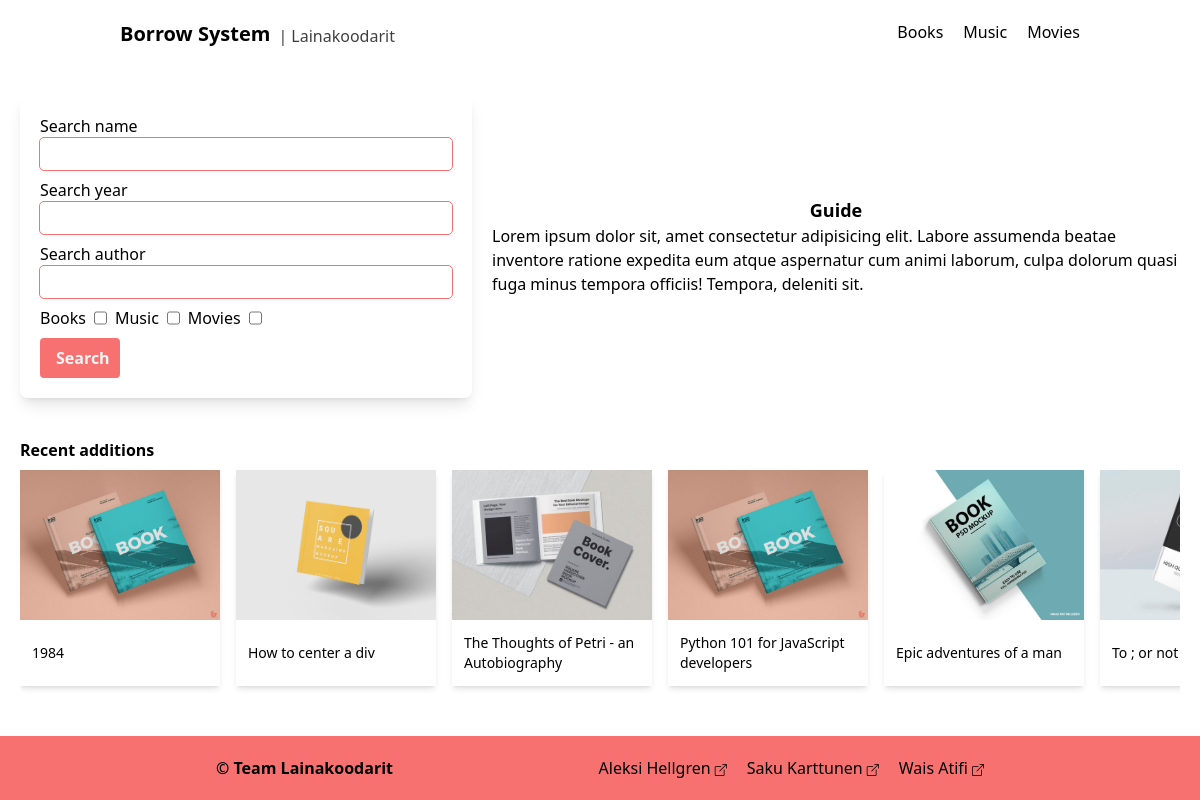
The page / on the database its author committed.
### borrow/models.py (models this page shows, shortened)
class Product(models.Model):
    name = models.CharField(max_length=50)
    genre = models.CharField(max_length=30)
    amount = models.SmallIntegerField(default=0)
    descrtiption = models.CharField(max_length=250)
    release_date = models.DateField(default=datetime.date.today)
    loaned_amount = models.SmallIntegerField(default=0)
    author = models.ManyToManyField(Author)
    genre = models.CharField(max_length=30, blank=True, null=True)
    language = models.CharField(max_length=30, blank=True, null=True)
    thumbnail_path = models.CharField(max_length=50)
    class Meta:
        ordering = ["name"]

### borrow/views.py (the view)
# urls.py: path('', views.IndexView.as_view(), name='index'),
class IndexView(generic.ListView):
    template_name = 'borrow/index.html'
    context_object_name = 'listings'
    def get_queryset(self):
        return Product.objects.order_by('-release_date')[:6]

### borrow/templates/borrow/index.html (shortened to what this page needs)
{% extends "base.html" %}
{% block content %}
<main class="grid md:grid-flow-col grid-cols-5 gap-x-5 px-5 max-w-[1200px] mx-auto">
  <form action="" class="col-span-6 md:col-span-2 grid grid-flow-row gap-y-2 shadow-lg rounded-lg p-5">
    <div class="flex flex-col">
      <label for="search_name">Search name</label>
      <input type="text" name="search_name" id="search_name" autofocus
      class="px-2 py-1 outline outline-1 outline-red-400 rounded hover:outline-2 focus:outline-2"/>
    </div>
    <div class="flex flex-col">
      <label for="search_year">Search year</label>
      <input type="text" name="search_year" id="search_year"
      class="px-2 py-1 outline outline-1 outline-red-400 rounded hover:outline-2 focus:outline-2"/>
    </div>
    <div class="flex flex-col">
      <label for="search_author">Search author</label>
      <input type="text" name="search_author" id="search_author"
      class="px-2 py-1 outline outline-1 outline-red-400 rounded hover:outline-2 focus:outline-2"/>
    </div>
    <div class="flex gap-x-2">
      <label for="category_books" class="select-none">Books</label>
      <input type="checkbox" name="category_books" id="category_books" value="search_books"/>
      <label for="category_music" class="select-none">Music</label>
      <input type="checkbox" name="category_music" id="category_music" value="search_music"/>
      <label for="category_movies" class="select-none">Movies</label>
      <input type="checkbox" name="category_movies" id="category_movies" value="search_movies"/>
    </div>
    <button type="submit" class="bg-red-400 text-neutral-100 font-semibold w-20 px-4 py-2 rounded
      transition-all hover:text-neutral-900 active:brightness-75">Search</button>
  </form>
  <div class="col-span-5 flex flex-col justify-center md:col-span-3">
    <div>
      <h2 class="text-lg text-center font-semibold">Guide</h2>
      <p>
        Lorem ipsum dolor sit, amet consectetur adipisicing elit.
        Labore assumenda beatae inventore ratione expedita eum atque aspernatur
        cum animi laborum, culpa dolorum quasi fuga minus tempora officiis! Tempora, deleniti sit.
      </p>
    </div>
  </div>
</main>
<section class="max-w-[1200px] mx-auto mt-10 px-5">
  <h3 class="font-semibold mb-2">Recent additions</h3>
  <div class="carousel grid grid-flow-col text-center pb-6 overflow-auto gap-x-4">
    {% for listing in listings %}
    <a href="{% url 'borrow:product' listing.id %}" draggable="false"
      class="select-none shadow-md w-[200px] aspect-square group transition-all hover:shadow-lg">
      {% load static %}
      <div class="overflow-hidden relative group">
        <img src="{% static listing.thumbnail_path %}" alt="{{ listing.title }} - thumbnail" width="300" height="300"
          draggable="false"
        class="object-cover aspect-[4/3] transition-all group-hover:scale-110"/>
      </div>
      <p class="text-sm line-clamp-2 py-2 px-3 text-start h-2/6 flex items-center
        transition-all group-hover:underline">{{ listing.name }}</p>
    </a>
    {% endfor %}
  </div>
</section>
{% endblock %}

### rows shown on the page
Product: thumbnail_path (placeholder picture), name "1984"
Product: thumbnail_path (placeholder picture), name "How to center a div"
Product: thumbnail_path (placeholder picture), name "The Thoughts of Petri - an Autobiography"
Product: thumbnail_path (placeholder picture), name "Python 101 for JavaScript developers"
Product: thumbnail_path (placeholder picture), name "Epic adventures of a man"
Product: thumbnail_path (placeholder picture), name "To ; or not…"
